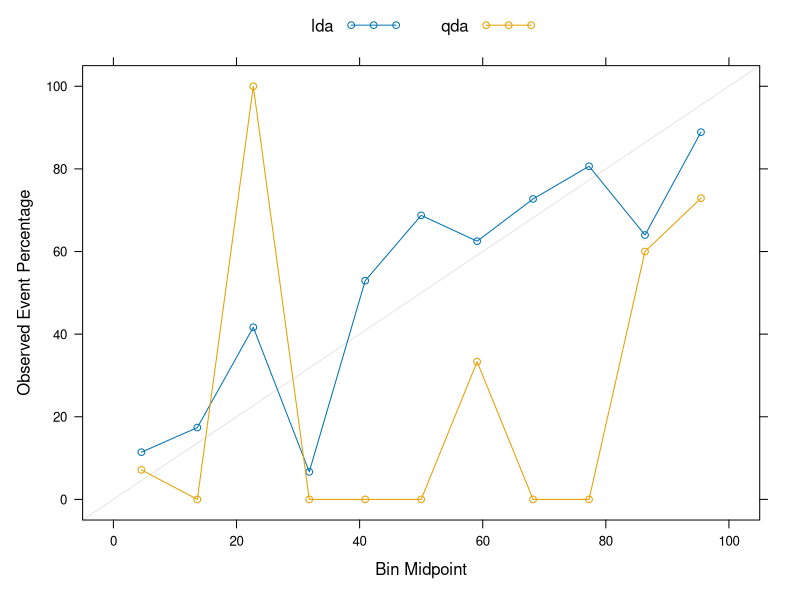

R code for this plot:
library(caret)
library(dplyr)

## Preparing data/Preprocessing
data(mdrr)
mdrrDescr <- mdrrDescr[, -nearZeroVar(mdrrDescr)] # remove predictors with near zero variance
mdrrDescr <- mdrrDescr[, -findCorrelation(cor(mdrrDescr), .5)] # remove highly correlated predictors


# Create training/test data
set.seed(123)
indTrain <- createDataPartition(mdrrClass, p=.5, list=FALSE)
trainX <- mdrrDescr[indTrain, ]
testX <- mdrrDescr[-indTrain, ]

training.data <- mutate(
  trainX, 
  Label = mdrrClass[indTrain])
test.data <- mutate(
  testX, 
  Label = mdrrClass[-indTrain])

# Create different model fits of LDA and QDA (ignore warning messages)
trCtrl <- trainControl(
  classProbs = TRUE
)
ldaFit <- train(Label ~ .,
                data = training.data,
                method = "lda",
                trControl = trCtrl)
qdaFit <- train(Label ~ .,
                data = training.data,
                method = "qda",
                trControl = trCtrl)

# Put observed labels and probability prediction in one data frame
testProbs <- data.frame(
  obs = test.data$Label,
  lda = predict(ldaFit, test.data, type="prob")$Active,
  qda = predict(qdaFit, test.data, type="prob")$Active
  )

# Create calibration data
calibration(obs ~ lda + qda, data = testProbs)
calPlotData <- calibration(obs ~ lda + qda, data = testProbs)
calPlotData

# Calibration plot
xyplot(calPlotData, auto.key = list(columns = 2))

